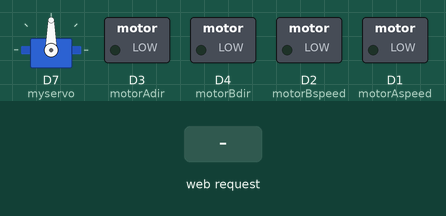
Recording of a sketch running on a simulated ESP8266 (NodeMCU). On the bench: servo, switched loads named in the sketch (green lamp = pin HIGH). The test bench sets the inputs (shaded band). WiFi joins after 1.5 s; servers stay silent unless stated; what the sketch prints to the serial monitor is not drawn.

Above: at 2.8 s.
2.9 s: HTTP request GET /motor=avant received
At 3.2 s:
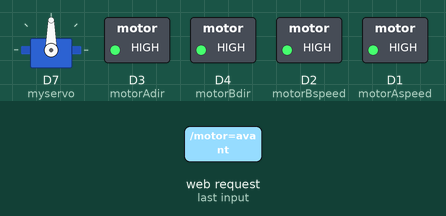
4.4 s: HTTP request GET /motor=arriere received
At 5.5 s:
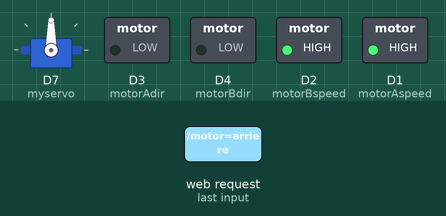
5.9 s: HTTP request GET /motor=droite received
At 6.6 s:
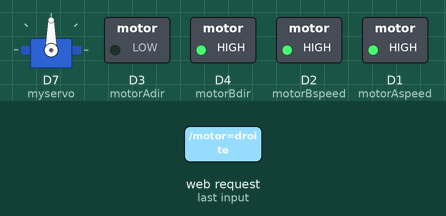
7.4 s: HTTP request GET /motor=gauche received
At 7.8 s:
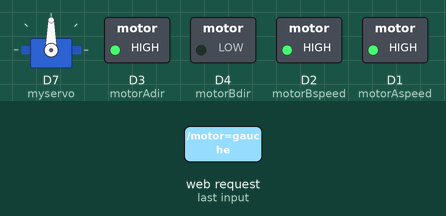
8.9 s: HTTP request GET /servo=tourne received
At 10.5 s:
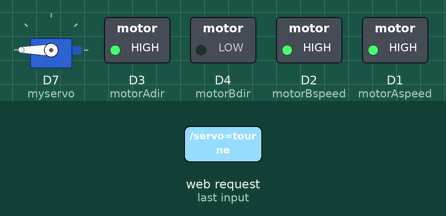
10.9 s: HTTP request GET /motor=off received
At 11.6 s:
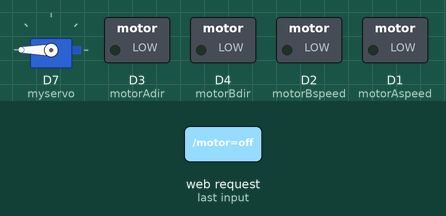
Timing chart, 0 to 13.4 s (numbered marks = the images above; inputs shaded):
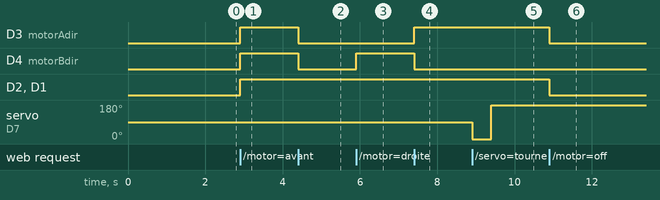

Measured:
- after the input at 2.9 s, D3 (motorAdir), D4 (motorBdir), D2 (motorBspeed), D1 (motorAspeed): LOW → HIGH at once
- after the input at 4.4 s, D3 (motorAdir), D4 (motorBdir): HIGH → LOW at once
- after the input at 5.9 s, D4 (motorBdir): LOW → HIGH at once
- after the input at 7.4 s, D3 (motorAdir): LOW → HIGH at once; D4 (motorBdir): HIGH → LOW at once
- after the input at 8.9 s, servo on D7 (myservo): 90° → 0° at once, → 180° 0.50 s later
- after the input at 10.9 s, D3 (motorAdir), D2 (motorBspeed), D1 (motorAspeed): HIGH → LOW at once

The sketch:

projet1.ino
```cpp
#include <ESP8266WiFi.h>
#include<Servo.h>

Servo myservo;

const char* ssid = "Oui";
const char* password = "groschibrax";

// Broches pour contrôler le moteur DC (A+ et A-)
const int motorAspeed = 5; // A+
const int motorAdir = 0; // A-
const int motorBspeed = 4; // A+
const int motorBdir = 2; // A-

WiFiServer server(80);

void setup() {
  Serial.begin(115200);
  delay(100);

  myservo.attach(D7, 500, 2400);

  pinMode(motorAspeed, OUTPUT);
  pinMode(motorAdir, OUTPUT);
  pinMode(motorBspeed, OUTPUT);
  pinMode(motorBdir, OUTPUT);

  Serial.println();
  Serial.print("Connexion au réseau WiFi ");
  Serial.println(ssid);

  WiFi.begin(ssid, password);
  while (WiFi.status() != WL_CONNECTED) {
    delay(500);
    Serial.print(".");
  }

  Serial.println("");
  Serial.println("WiFi connecté");
  Serial.println("Adresse IP: ");
  Serial.println(WiFi.localIP());

  server.begin();
}

void loop() {
  WiFiClient client = server.available();

  if (!client) {
    return;
  }

  Serial.println("Nouveau client");

  while(!client.available()){
    delay(1);
  }

  String request = client.readStringUntil('\r');
  Serial.println(request);
  client.flush();

  // Contrôle du moteur DC
  if (request.indexOf("/motor=avant") != -1) {
    analogWrite(motorAspeed, 1023); // Sens horaire
    digitalWrite(motorAdir, HIGH);
    analogWrite(motorBspeed, 1023); // Sens horaire
    digitalWrite(motorBdir, HIGH);
  }
  else if (request.indexOf("/motor=off") != -1) {
    analogWrite(motorAspeed, 0); // Sens horaire
    digitalWrite(motorAdir, LOW);
    analogWrite(motorBspeed, 0); // Sens horaire
    digitalWrite(motorBdir, LOW);
  }
  else if (request.indexOf("/motor=arriere") != -1) {
    analogWrite(motorAspeed, 1023); // Sens horaire
    digitalWrite(motorAdir, LOW);
    analogWrite(motorBspeed, 1023); // Sens horaire
    digitalWrite(motorBdir, LOW);
  }
  else if (request.indexOf("/motor=droite") != -1) {
    analogWrite(motorAspeed, 1023); // Sens horaire
    digitalWrite(motorAdir, LOW);
    analogWrite(motorBspeed, 1023); // Sens horaire
    digitalWrite(motorBdir, HIGH);
  }
  else if (request.indexOf("/motor=gauche") != -1) {
    analogWrite(motorAspeed, 1023); // Sens horaire
    digitalWrite(motorAdir, HIGH);
    analogWrite(motorBspeed, 1023); // Sens horaire
    digitalWrite(motorBdir, LOW);
  }
  if (request.indexOf("/servo=tourne") != -1) {
    myservo.write(0);
    delay(500);
    myservo.write(180);
    delay(500);
  }

  // Réponse HTTP
  client.println("HTTP/1.1 200 OK");
  client.println("Content-Type: text/html");
  client.println("");
  client.println("<!DOCTYPE HTML>");
  client.println("<html>");
  client.println("<head><title>Controle du moteur</title></head>");
  client.println("<body>");
  client.println("<h1>Controle du moteur</h1>");
  client.println("<a href=\"/motor=gauche\"><button> gauche </button></a>");
  client.println("<a href=\"/motor=avant\"><button>avant</button></a>");
  client.println("<a href=\"/motor=droite\"><button> droite </button></a>");
  client.println("<br>");
  client.println("<br>");
  client.println("<a href=\"/motor=arriere\"><button>arriere</button></a>");
  client.println("<a href=\"/motor=off\"><button>eteindre</button></a>");
  client.println("<a href=\"/servo=tourne\"><button>tourner servo</button></a>");
  client.println("</body>");
  client.println("</html>");

  delay(1);
  Serial.println("Client déconnecté");
  Serial.println("");
}
```
